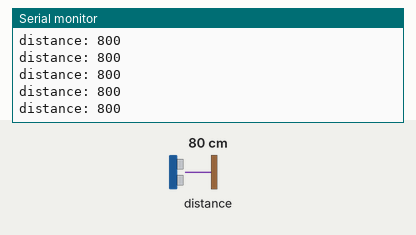
Simulated run of this sketch. Board: Arduino Uno, built with avr-gcc and run on an emulated ATmega328P. Parts: the last lines printed to the serial monitor. Inputs (shaded band) come from the test bench; at power-on: distance to the obstacle 80 cm.

Above: at 1.2 s.
1.3 s: distance to the obstacle set to 250 cm
At 1.43 s:
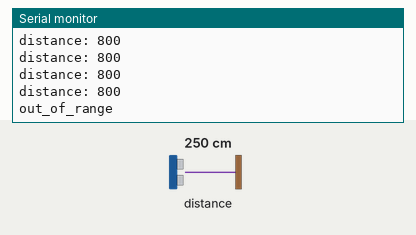
3.2 s: distance to the obstacle set to 2 cm
At 3.26 s:
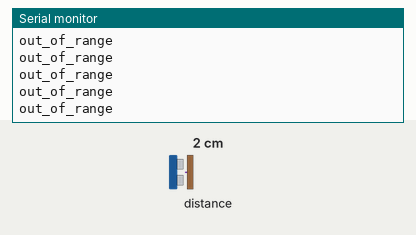

Measured:
- after the input at 1.3 s, the serial monitor: prints a new line after 0.07 s (image 1)

The sketch:

serial_timeOfFlight_vl530x.ino
```cpp
// install Adafruit_VL53L0X library, go to Tools > Manage Libraries
// reference: https://learn.adafruit.com/adafruit-vl53l0x-micro-lidar-distance-sensor-breakout

// adapted for Teensy LC to communicate with Pure Data

#include "Adafruit_VL53L0X.h"

Adafruit_VL53L0X lox = Adafruit_VL53L0X();

void setup() {
  Serial.begin(115200);

  // wait until serial port opens for native USB devices
  while (! Serial) {
    delay(1);
  }

  Serial.println("Adafruit VL53L0X test");
  if (!lox.begin()) {
    Serial.println(F("Failed to boot VL53L0X"));
    while(1);
  }
  // power
  Serial.println(F("VL53L0X API Simple Ranging example\n\n"));
}


void loop() {
  VL53L0X_RangingMeasurementData_t measure;

// Serial.print("Reading a measurement... ");
  lox.rangingTest(&measure, false); // pass in 'true' to get debug data printout!

  if (measure.RangeStatus != 4) {  // phase failures have incorrect data
    Serial.print("distance: ");
    Serial.println(measure.RangeMilliMeter);
  } else {
    Serial.println("out_of_range");
  }

  delay(50);
}
```
